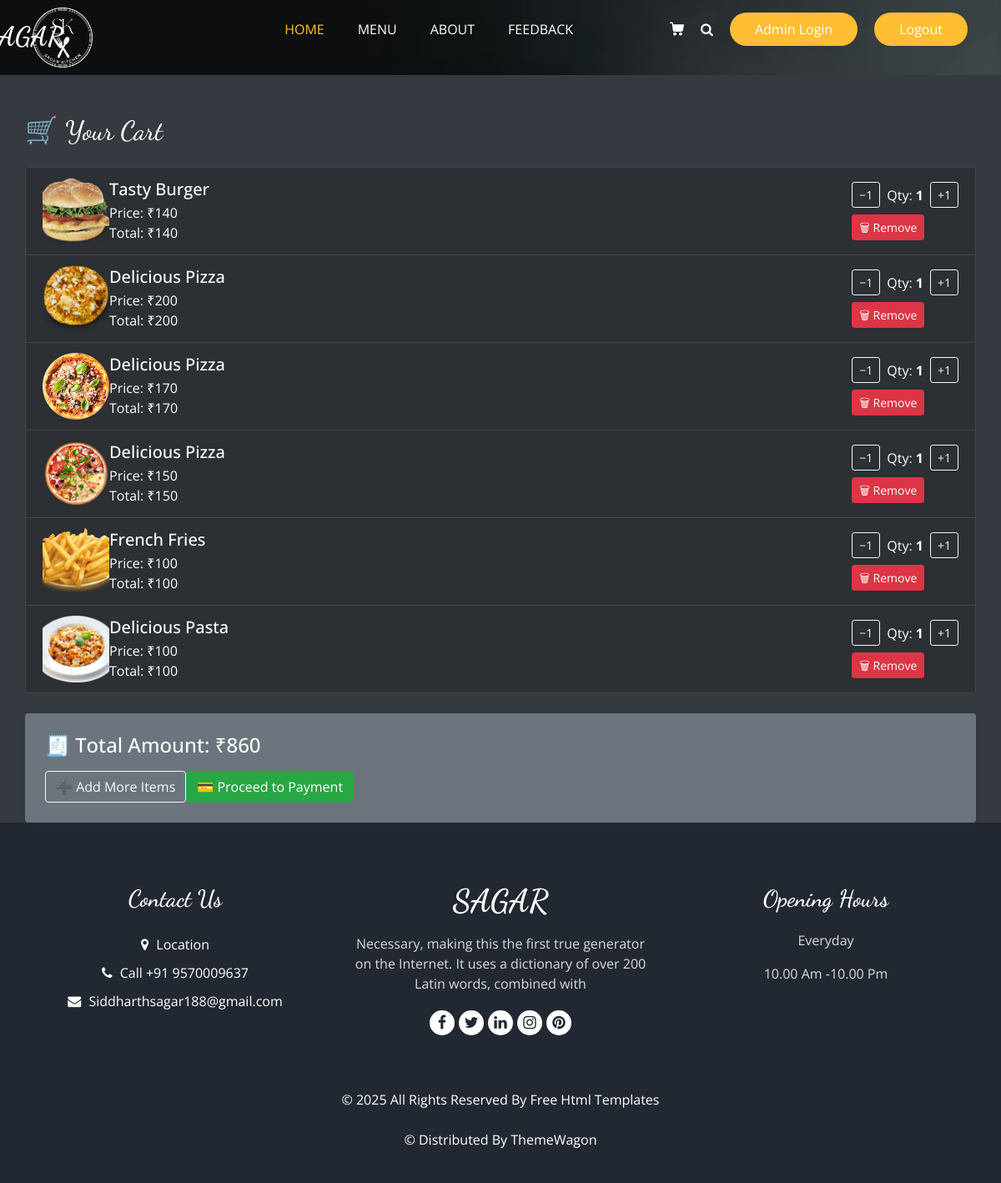
The app's page /cart (signed in) with its own data.
### Base_App/models.py (models this page shows, shortened)
class CartItem(models.Model):
    user = models.ForeignKey(User, on_delete=models.CASCADE, null=True, blank=True)
    product = models.ForeignKey(Items, on_delete=models.CASCADE)
    quantity = models.PositiveIntegerField(default=1)
    def get_total(self):
        return self.quantity * self.product.price

class Items(models.Model):
        Item_name = models.CharField(max_length=15)
        description = models.TextField(blank=False)
        price = models.IntegerField()
        Category = models.ForeignKey(ItemList, related_name= 'Name', on_delete=models.CASCADE)
        Image = models.ImageField(upload_to='items/', default='default.jpg')

### Base_App/views.py (the view)
# urls.py: path('cart', cartView, name='cart'),
@login_required
def cartView(request):
    cart_items = CartItem.objects.filter(user=request.user)
    total_amount = sum(item.get_total() for item in cart_items)
    return render(request, 'cart.html', {'cart_items': cart_items, 'total_amount': total_amount})

### template/cart.html (shortened to what this page needs)
{% extends "base.html" %}
{% load static %}
{% block class %}class="sub_page bg-dark text-white"{% endblock class %}
{% block main %}
<div class="container mt-5">
    <h2 class="mb-4 text-white">🛒 Your Cart</h2>
    {% if cart_items %}
    <ul class="list-group mb-4">
        {% for item in cart_items %}
        <li class="list-group-item list-group-item-dark d-flex justify-content-between align-items-center flex-wrap gap-3">
            <div class="d-flex align-items-center gap-3">
                {% if item.product.Image %}
                    <img src="{{ item.product.Image.url }}" class="cart-image" alt="{{ item.product.Item_name }}">
                {% else %}
                    <div class="bg-secondary text-center d-flex align-items-center justify-content-center cart-image">No Image</div>
                {% endif %}
                <div>
                    <h5 class="mb-1">{{ item.product.Item_name }}</h5>
                    <p class="mb-0">Price: ₹{{ item.product.price }}</p>
                    <p class="mb-0">Total: ₹{{ item.get_total }}</p>
                </div>
            </div>
            <div class="text-end">
                <form id="quantity-form-{{ item.id }}" action="{% url 'update_cart' item.id %}" method="POST" class="d-flex align-items-center gap-2 mb-2">
                    <button type="button" class="btn btn-outline-light btn-sm" onclick="changeQuantity({{ item.id }}, -1)">−1</button>
                    <span class="text-white mx-2">Qty: <strong id="quantity-display-{{ item.id }}">{{ item.quantity }}</strong></span>
                    <button type="button" class="btn btn-outline-light btn-sm" onclick="changeQuantity({{ item.id }}, 1)">+1</button>
                </form>
                <a href="{% url 'remove_from_cart' item.id %}" class="btn btn-danger btn-sm">🗑 Remove</a>
            </div>
        </li>
        {% endfor %}
    </ul>
    <div class="bg-secondary text-white rounded p-4 shadow-sm">
        <h4 class="mb-3">🧾 Total Amount: ₹{{ total_amount }}</h4>
        <div class="d-flex flex-wrap gap-3">
            <a href="{% url 'menu' %}" class="btn btn-outline-light">➕ Add More Items</a>
            <a href="{% url 'payment' %}" class="btn btn-success">💳 Proceed to Payment</a>
        </div>
    </div>
    {% else %}
    <div class="alert alert-info bg-dark text-white border-light mt-4">
        <p>Your cart is currently empty.</p>
        <a href="{% url 'menu' %}" class="btn btn-outline-light mt-2">Browse Menu</a>
    </div>
    {% endif %}
</div>
{% endblock main %}

### static/css/style.css (style rules this page uses)
body { font-family: "Open Sans", sans-serif; color: #0c0c0c; background-color: #ffffff; overflow-x: hidden; }
h1, h2 { font-family: 'Dancing Script', cursive; }
a, a:hover, a:focus { text-decoration: none; }
.btn, .btn:focus { outline: none !important; -webkit-box-shadow: none; box-shadow: none; }

### static/css/responsive.css (style rules this page uses)
@media (min-width: 1200px) { .container { max-width: 1170px; } }

### template/cart.html (style rules this page uses)
.list-group-item-dark { background-color: #2c2f33; border: 1px solid #444; color: #fff; }
.cart-image { width: 80px; height: 80px; object-fit: cover; border-radius: 5px; }

### records on screen
CartItem: product.Image (picture), product.Item_name "Tasty Burger", product.price "140", get_total "140", quantity "1"
CartItem: product.Image (picture), product.Item_name "Delicious Pizza", product.price "200", get_total "200", quantity "1"
CartItem: product.Image (picture), product.Item_name "Delicious Pizza", product.price "170", get_total "170", quantity "1"
CartItem: product.Image (picture), product.Item_name "Delicious Pizza", product.price "150", get_total "150", quantity "1"
CartItem: product.Image (picture), product.Item_name "French Fries", product.price "100", get_total "100", quantity "1"
CartItem: product.Image (picture), product.Item_name "Delicious Pasta", product.price "100", get_total "100", quantity "1"

### other values on screen
{{ total_amount }} "860"
